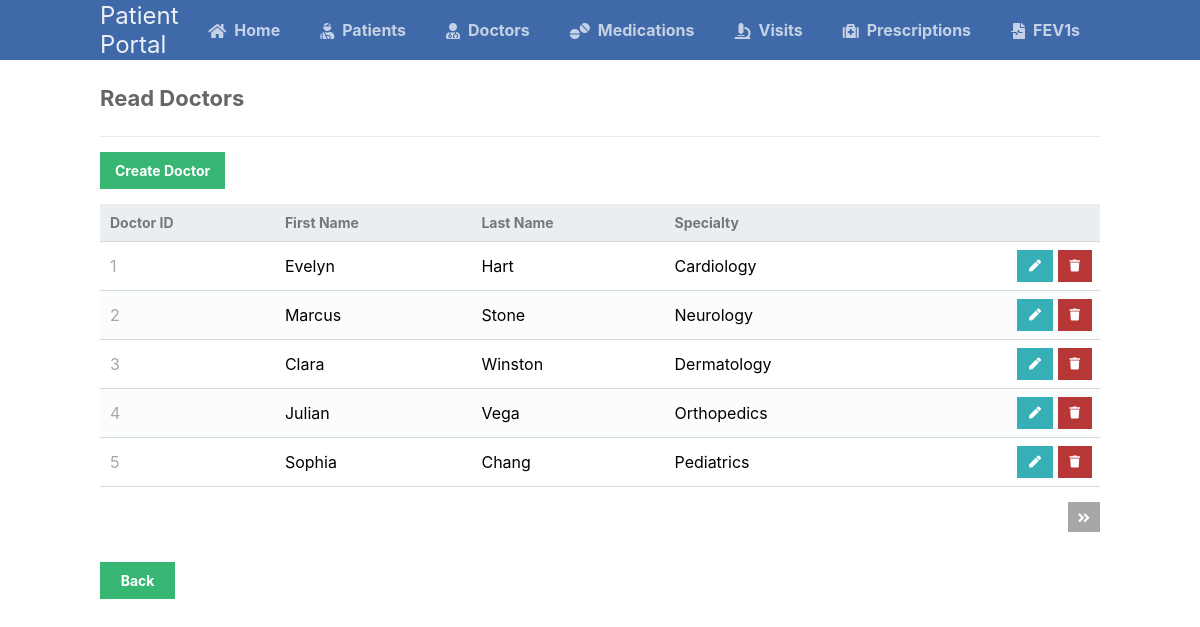
The app's page /scripts/doctors_table/doctors_read.php with its own data.
### tables this page shows
CREATE TABLE doctors (
	doctor_id INT AUTO_INCREMENT NOT NULL,
	doctor_first_name VARCHAR(100) NOT NULL,
	doctor_last_name VARCHAR(100) NOT NULL,
	doctor_specialty VARCHAR(255) NOT NULL,
	PRIMARY KEY (doctor_id)
);

### scripts/doctors_table/doctors_read.php (the view, shortened to what this page needs)
<?php
@include_once (APP_ROOT.APP_FOLDER_NAME . '/scripts/functions.php');
$pdo = pdo_connect_mysql();
$page = isset($_GET['page']) && is_numeric($_GET['page']) ? (int)$_GET['page'] : 1;
$records_per_page = 5;
$stmt = $pdo->prepare('SELECT * FROM doctors ORDER BY doctor_id LIMIT :current_page, :record_per_page');
$stmt->bindValue(':current_page', ($page-1)*$records_per_page, PDO::PARAM_INT);
$stmt->bindValue(':record_per_page', $records_per_page, PDO::PARAM_INT);
$stmt->execute();
$doctors = $stmt->fetchAll(PDO::FETCH_ASSOC);
$num_doctors = $pdo->query('SELECT COUNT(*) FROM doctors')->fetchColumn();
?>
<?=template_header('Read')?>
<div class="content read">
	<h2>Read Doctors</h2>
	<a href="doctors_create.php" class="create-contact">Create Doctor</a>
	<table>
        <thead>
            <tr>
                <td>Doctor ID</td>
                <td>First Name</td>
                <td>Last Name</td>
                <td>Specialty</td>
                <td></td>
            </tr>
        </thead>
        <tbody>
            <?php foreach ($doctors as $doctor): ?>
            <tr>
                <td><?=$doctor['doctor_id']?></td>
                <td><?=$doctor['doctor_first_name']?></td>
                <td><?=$doctor['doctor_last_name']?></td>
                <td><?=$doctor['doctor_specialty']?></td>
                <td class="actions">
                    <a href="doctors_update.php?doctor_id=<?=$doctor['doctor_id']?>" class="edit"><i class="fas fa-pen fa-xs"></i></a>
                    <a href="doctors_delete.php?doctor_id=<?=$doctor['doctor_id']?>" class="trash"><i class="fas fa-trash fa-xs"></i></a>
                </td>
            </tr>
            <?php endforeach; ?>
        </tbody>
    </table>
	<div class="pagination">
		<?php if ($page*$records_per_page < $num_doctors): ?>
		<a href="doctors_read.php?page=<?=$page+1?>"><i class="fas fa-angle-double-right fa-sm"></i></a>
		<?php endif; ?>
	</div>
    <a class="back" href="..\landingPage.php">Back</a>
</div>
<?=template_footer()?>

### styles/style.css (style rules this page uses)
* { box-sizing: border-box; font-family: -apple-system, BlinkMacSystemFont, "segoe ui", roboto, oxygen, ubuntu, cantarell, "fira sans", "droid sans", "helvetica neue", Arial, sans-serif; font-size: 16px; -webkit-font-smoothing: antialiased; -moz-osx-font-smoothing: grayscale; }
body { background-color: #FFFFFF; margin: 0; }
.content { width: 1000px; margin: 0 auto; }
.content h2 { margin: 0; padding: 25px 0; font-size: 22px; border-bottom: 1px solid #ebebeb; color: #666666; }
.read .create-contact { display: inline-block; text-decoration: none; background-color: #38b673; font-weight: bold; font-size: 14px; color: #FFFFFF; padding: 10px 15px; margin: 15px 0; }
.read .pagination { display: flex; justify-content: flex-end; }
.read .pagination a { display: inline-block; text-decoration: none; background-color: #a5a7a9; font-weight: bold; color: #FFFFFF; padding: 5px 10px; margin: 15px 0 15px 5px; }
.read table { width: 100%; padding-top: 30px; border-collapse: collapse; }
.read table thead { background-color: #ebeef1; border-bottom: 1px solid #d3dae0; }
.read table thead td { padding: 10px; font-weight: bold; color: #767779; font-size: 14px; }
.read table tbody tr { border-bottom: 1px solid #d3dae0; }
.read table tbody tr:nth-child(even) { background-color: #fbfcfc; }
.read table tbody tr td { padding: 10px; }
.read table tbody tr td:nth-child(1) { color: #a5a7a9; }
.read table tbody tr td.actions { padding: 8px; text-align: right; }
.read table tbody tr td.actions .edit, .read table tbody tr td.actions .trash { display: inline-flex; text-align: right; text-decoration: none; color: #FFFFFF; padding: 10px 12px; }
.read table tbody tr td.actions .trash { background-color: #b73737; }
.read table tbody tr td.actions .edit { background-color: #37afb7; }
.back { display: block; background-color: #38b673; border: 0; font-weight: bold; font-size: 14px; color: #FFFFFF; cursor: pointer; width: 75px; margin-top: 15px; text-align: center; padding: 10px; text-decoration: none; }

### records on screen
doctors: doctor_id "1", doctor_first_name "Evelyn", doctor_last_name "Hart", doctor_specialty "Cardiology"
doctors: doctor_id "2", doctor_first_name "Marcus", doctor_last_name "Stone", doctor_specialty "Neurology"
doctors: doctor_id "3", doctor_first_name "Clara", doctor_last_name "Winston", doctor_specialty "Dermatology"
doctors: doctor_id "4", doctor_first_name "Julian", doctor_last_name "Vega", doctor_specialty "Orthopedics"
doctors: doctor_id "5", doctor_first_name "Sophia", doctor_last_name "Chang", doctor_specialty "Pediatrics"
